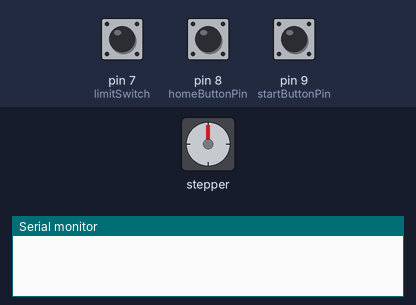
Bench run of a sketch on a simulated Arduino Uno, built with avr-gcc and run on an emulated ATmega328P. Parts: stepper motor, the last lines printed to the serial monitor. The test bench sets the inputs (shaded band); at power-on: pin 8 (homeButtonPin) HIGH, pin 7 (limitSwitch) HIGH, pin 9 (startButtonPin) HIGH. Stepper angles assume 200 steps per turn.

Above: at 1.2 s.
1.3 s: pin 8 (homeButtonPin) pulled LOW for 0.15 s
At 1.45 s:
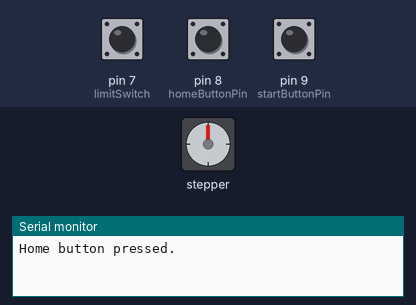
4.3 s: pin 7 (limitSwitch) pulled LOW for 0.15 s
At 4.3 s:
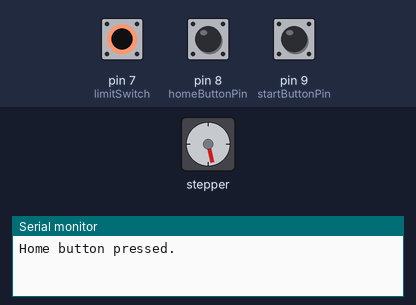
5.9 s: pin 9 (startButtonPin) pulled LOW for 0.15 s
At 7.6 s:
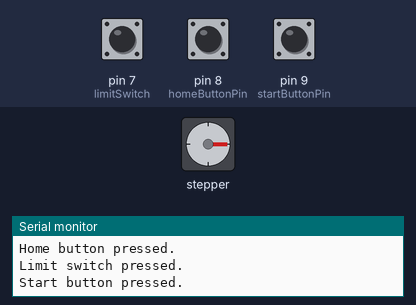
7.9 s: pin 8 (homeButtonPin) pulled LOW for 1 s
At 8.36 s:
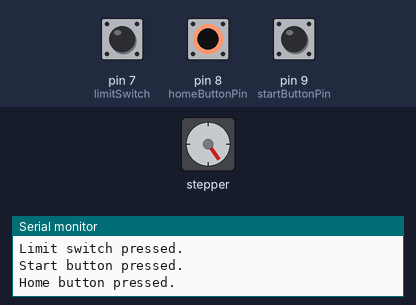
10.9 s: pin 7 (limitSwitch) pulled LOW for 1 s
At 10.9 s:
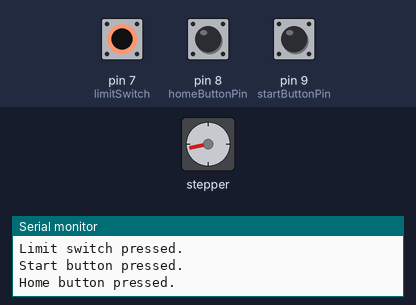
13.4 s: pin 8 (homeButtonPin) pulled LOW for 0.15 s
At 14.16 s:
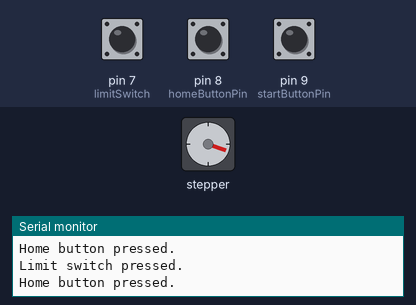
Timing chart, 0 to 25.3 s (numbered marks = the images above; inputs shaded):
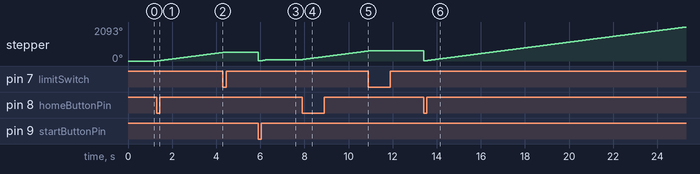

Measured:
- after the input at 1.3 s, stepper: keeps turning clockwise at about 176°/s, starting at once
- after the input at 4.3 s, stepper: stops changing and stays 527°
- after the input at 5.9 s, stepper: turns 526° counter-clockwise in 0.00 s, then 89° clockwise in 0.49 s
- after the input at 7.9 s, stepper: keeps turning clockwise at about 176°/s, starting at once
- after the input at 10.9 s, stepper: stops changing and stays 617°
- after the input at 13.4 s, stepper: turns 616° counter-clockwise in 0.00 s, then 2088° clockwise in 11.9 s

The sketch:

Stepper_homing.ino
```cpp
// Include the AccelStepper library:
#include <AccelStepper.h>
#include <ezButton.h>
ezButton limitSwitch(7);  // create ezButton object on pin 7
// Define stepper motor connections and motor interface type. Motor interface type must be set to 1 when using a driver:
#define dirPin 2
#define stepPin 3
#define motorInterfaceType 1
#define homeButtonPin 8
#define startButtonPin 9

// Create a new instance of the AccelStepper class:
AccelStepper stepper = AccelStepper(motorInterfaceType, stepPin, dirPin);
// 1, 3, 2,

// Start button state
bool startButtonPressed = false;
bool homeButtonPressed = false;

int customPosition = 50;

void setup() {
  // Set the maximum speed and acceleration:
  stepper.setMaxSpeed(500);
  stepper.setAcceleration(500);
  stepper.setSpeed(100);

  pinMode(homeButtonPin, INPUT_PULLUP);
  pinMode(startButtonPin, INPUT_PULLUP);
  Serial.begin(9600);

}

void loop() {
   //Serial.println(stepper.currentPosition());
   limitSwitch.loop();
   int limitSwitchPressed = !(limitSwitch.getState());
   //Serial.println(limitSwitchPressed);

   if((!homeButtonPressed) && (!digitalRead(homeButtonPin))) {
    homeButtonPressed = true;
    Serial.println("Home button pressed.");
   }

   // Only loop when start button pressed state is true
   if (homeButtonPressed) {
    if (!limitSwitchPressed){
      stepper.setSpeed(100);
      stepper.runSpeed();
    }
    else{
      stepper.setCurrentPosition(0);
      homeButtonPressed = false;
      Serial.println("Limit switch pressed.");
    }
   }

   if(!digitalRead(startButtonPin)) {
    Serial.println("Start button pressed.");
    stepper.moveTo(customPosition);
    stepper.runToNewPosition(customPosition);
   }
}
```
